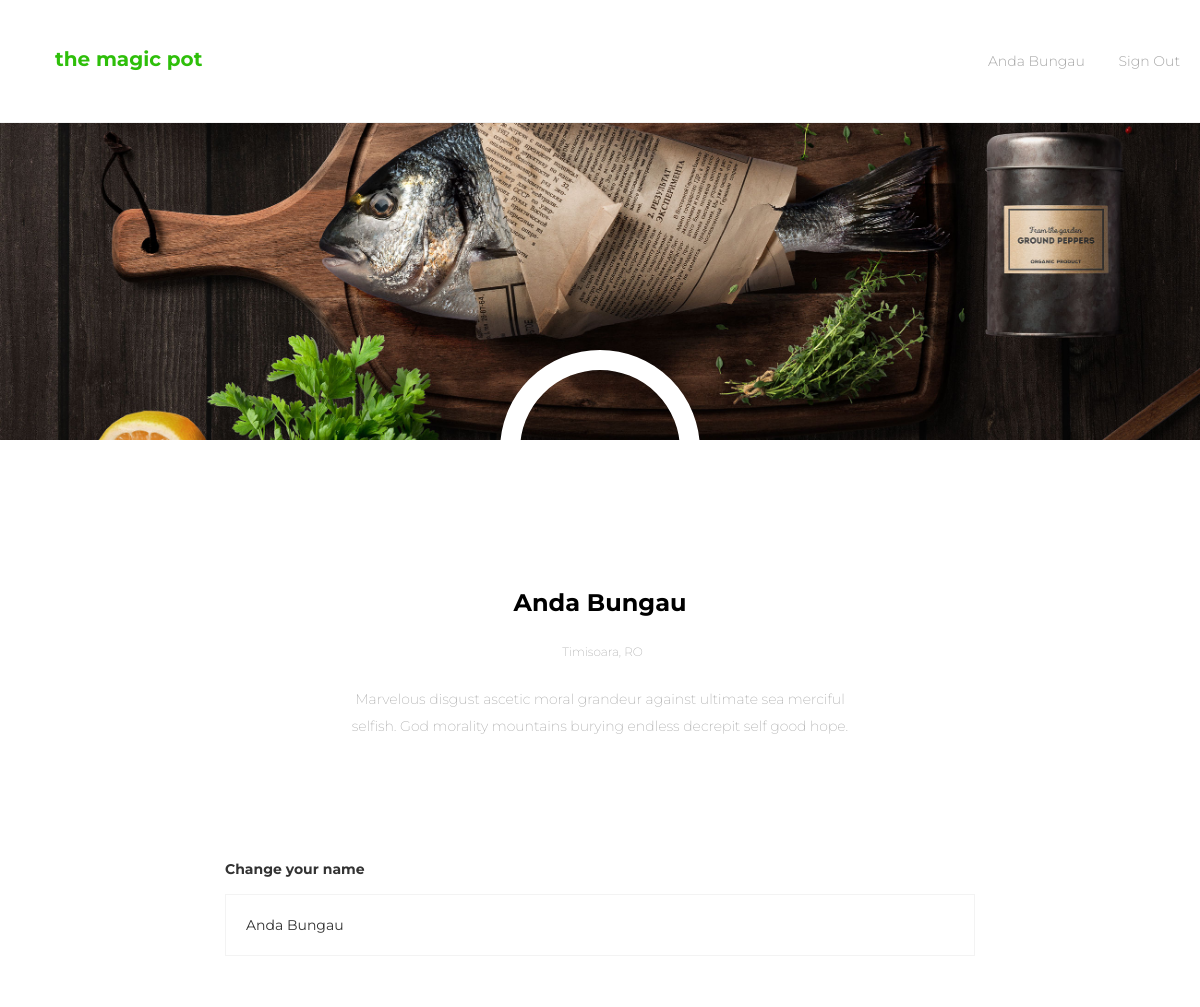
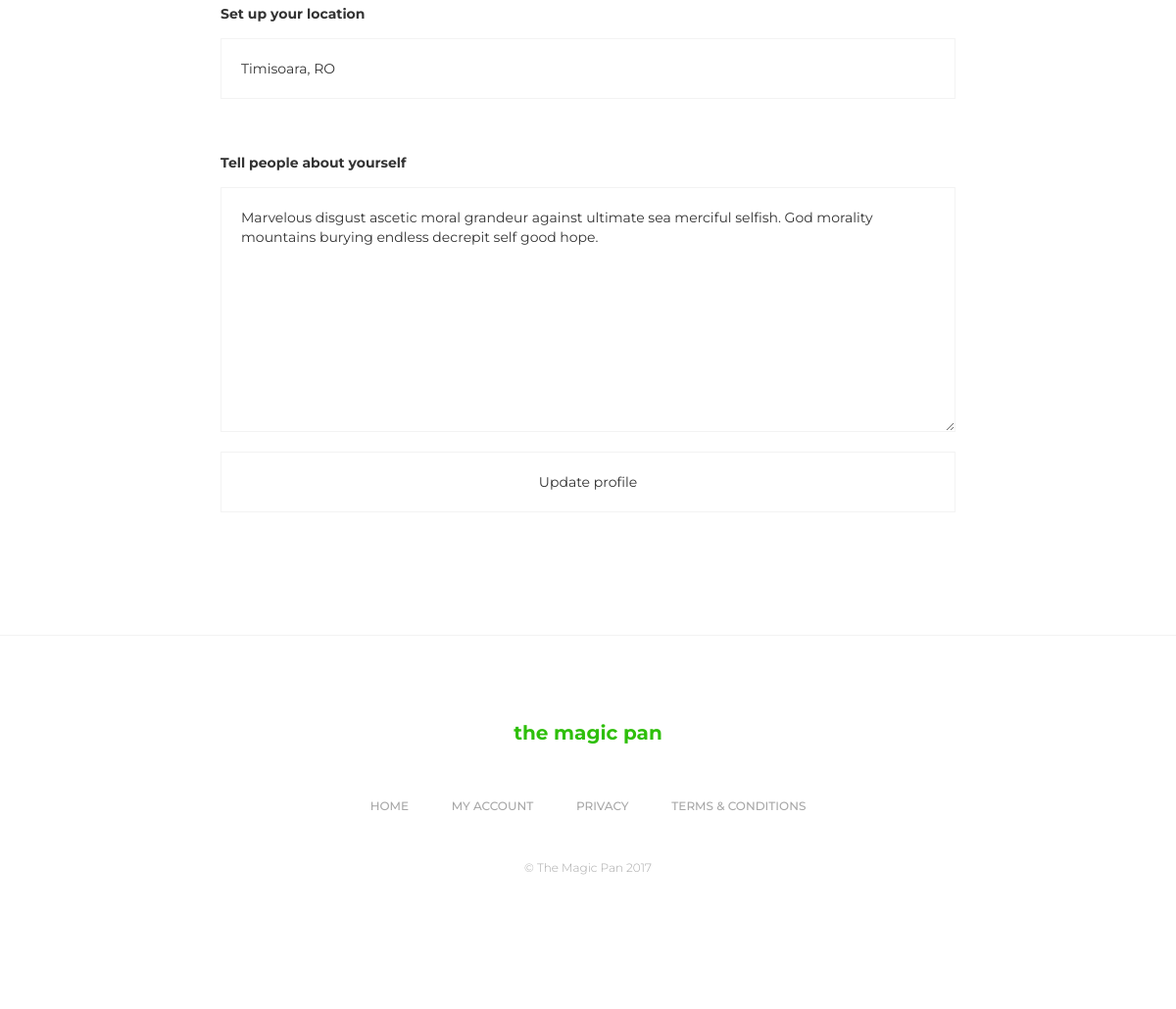
Page /account-settings.php (signed in) on the committed database (2 pictures, top to bottom).
### tables this page shows
CREATE TABLE `users` (
  `id` int(11) NOT NULL,
  `username` varchar(50) NOT NULL,
  `password` varchar(255) NOT NULL,
  `created_at` datetime DEFAULT CURRENT_TIMESTAMP,
  `avatar` longtext,
  `alias` varchar(100) NOT NULL,
  `location` varchar(100) NOT NULL,
  `description` varchar(200) NOT NULL
);

### functions.php (called while the page is built, shortened)
<?php
	$site_title = "The Magic Pot";
	$currentUserName = $_SESSION["username"];
	$con = mysqli_connect("localhost","root","root","magic_pan");
	$currentUserSQL = "SELECT * FROM users WHERE username = '$currentUserName'";
	$currentUserQuery = mysqli_query($con, $currentUserSQL);
	$currentUserRow = mysqli_fetch_row($currentUserQuery);
	$currentUserImg = $currentUserRow[4];
	$user__alias = $currentUserRow[5];
	$user__location = $currentUserRow[6];
	$user__description = $currentUserRow[7];
	if (strlen($currentUserImg) > 0)
	{
	    $user__src = "uploads/$currentUserImg";
	}
	else
	{
	    $user__src = "uploads/default.png";
	}
?>

### account-settings.php (the view, shortened to what this page needs)
<?php include('template/header.php'); ?>
	<div class="account-settings-wrapper container-fluid no-padding">
		<div class="user-account-cover"></div>
		<div class="user-account-badge col-sm-12">
			<div class="user-account-avatar col-sm-12">
				<div class="user-account-avatar-wrapper" style="background: url('<?php echo $user__src; ?>');">
				</div>
			</div>
			<div class="user-account-meta col-sm-12">
				<div class="user-account-name"><h3><?php echo $user__alias;  ?></h3></div>
				<div class="user-account-location"><h4><span class="icon-location-pin"></span><?php echo $user__location; ?></h4></div>
				<div class="user-account-description">
					<p><?php echo $user__description; ?></p>
				</div>
			</div>
		</div>
		<div class="container">
			<div class="row">
				<div class="account-settings-panel">
					<form action="" method="post" class="form-settings-panel col-sm-8 col-sm-offset-2">
						<div class="form-group">
							<label>Change your name</label>
							<input type="text" name="userAlias" placeholder="Name" value="<?php echo $user__alias; ?>">
						</div>
						<div class="form-group">
							<label>Set up your location</label>
							<input type="text" name="userLocation" placeholder="Location" value="<?php echo $user__location; ?>">
						</div>
						<div class="form-group">
							<label>Tell people about yourself</label>
							<textarea name="userDescription" placeholder="Description"><?php echo $user__description; ?></textarea>
						</div>
						<div class="form-group">
							<input type="submit" name="edit_user_submit" value="Update profile">
						</div>
					</form>
				</div>
			</div>
		</div>
	</div>
<?php include('template/footer.php'); ?>

### template/header.php (shortened to what this page needs)
<?php include('functions.php'); ?>
<!DOCTYPE html>
<html lang="en">
	<head>
		<link rel="stylesheet" href="https://maxcdn.bootstrapcdn.com/bootstrap/3.3.7/css/bootstrap.css">
		<link rel="stylesheet" type="text/css" href="https://cdnjs.cloudflare.com/ajax/libs/simple-line-icons/2.4.1/css/simple-line-icons.css">
		<link rel="stylesheet" type="text/css" href="style.css">
	</head>
	<body>
		<div class="main-content">
		<header class="site-header">
			<div class="container">
				<div class="row">
					<div class="site-logo col-sm-4">
						<h1><?php echo $site_title; ?></h1>
					</div>
					<div class="col-sm-4"></div>
					<div class="site-navigation col-sm-6 pull-right">
						<ul class="nav-item nav-user pull-right">
							<li class="user-avatar"><a href="account.php"><span class="user-avatar-img" style="background: url('<?php echo $user__src; ?>');"></span><?php echo $user__alias; ?></li></a>
							<li><a href="logout.php"><span class="icon-logout"></span>Sign Out</li></a>
						</ul>
					</div>
				</div>
			</div>
		</header>

### style.css (style rules this page uses)
html, body { height: 100%; }
body { font-family: "Montserrat"; transition: 0.5s ease-in-out; }
ul { list-style: none; margin: 0; padding: 0; }
.no-padding { padding: 0; }
.form-group label { padding: 10px 0; }
.form-group input { background: transparent; border: 1px solid #f3f3f3; border-radius: 0; padding: 20px; margin: 0 0 30px; box-shadow: none; }
.form-group textarea { padding: 20px; border: 1px solid #f3f3f3; }
.site-header { background-color: #fff; position: fixed; width: 100%; top: 0; border-bottom: 1px solid #f3f3f3; padding: 40px; z-index: 999; transition: 0.5s ease-in-out; }
.site-logo h1 { color: #2ebf0a; text-transform: lowercase; font-size: 20px; font-weight: 700; margin: 0; line-height: 1.9; }
.site-navigation ul li { margin-right: 15px; font-weight: 300; }
.site-navigation ul li span { color: #2ebf0a; margin-right: 15px; }
.site-navigation ul li a { color: #a7a7a7; }
.nav-item { margin-left: 35px; }
.main-content { transition: 0.5s ease-in-out; }
.nav-user li { line-height: 2.9; display: inline-block; }
.user-avatar-img { width: 40px; height: 40px; float: left; border-radius: 50px; margin-right: 12px; background-size: cover!important; background-position: 50%!important; }
.user-account-cover { height: 350px; background: url('assets/images/04.jpg'); background-size: cover; background-position: 100%; margin-top: 90px; }
.user-account-badge { margin: 80px 0; }
.user-account-avatar { margin-top: -210px; }
.user-account-avatar-wrapper { width: 200px; height: 200px; border-radius: 50%; margin: 40px auto 0; display: block; background-size: cover!important; background-position: 50%!important; border: 20px solid #fff; position: relative; }
.user-account-meta { margin: 20px 0; text-align: center; }
.user-account-name h3 { color: #000; font-weight: 700; margin-bottom: 25px; }
.user-account-location h4 { margin: 0 0 25px; font-size: 12px; font-weight: 200; color: #a7a7a7; }
.user-account-description { font-weight: 200; color: #a7a7a7; line-height: 1.9; max-width: 500px; margin: 0 auto; }
.account-settings-wrapper { margin: 0 0 0; float: left; width: 100%; }
.form-settings-panel label, .form-settings-panel input { width: 100%; }
.form-settings-panel textarea { width: 100%; height: 250px; }

### rows in the picture
users: alias "Anda Bungau", location "Timisoara, RO", description "Marvelous disgust ascetic moral grandeur against ultimate sea merciful selfish. God morality mountains burying endless decrepit self good hope.", userAlias "Anda Bungau", userLocation "Timisoara, RO", userDescription "Marvelous disgust ascetic moral grandeur against ultimate sea merciful selfish. God morality mountains burying endless decrepit self good hope."

### other values in the picture
$site_title "the magic pot"
$site_title "the magic pan"
$site_title "The Magic Pan"
